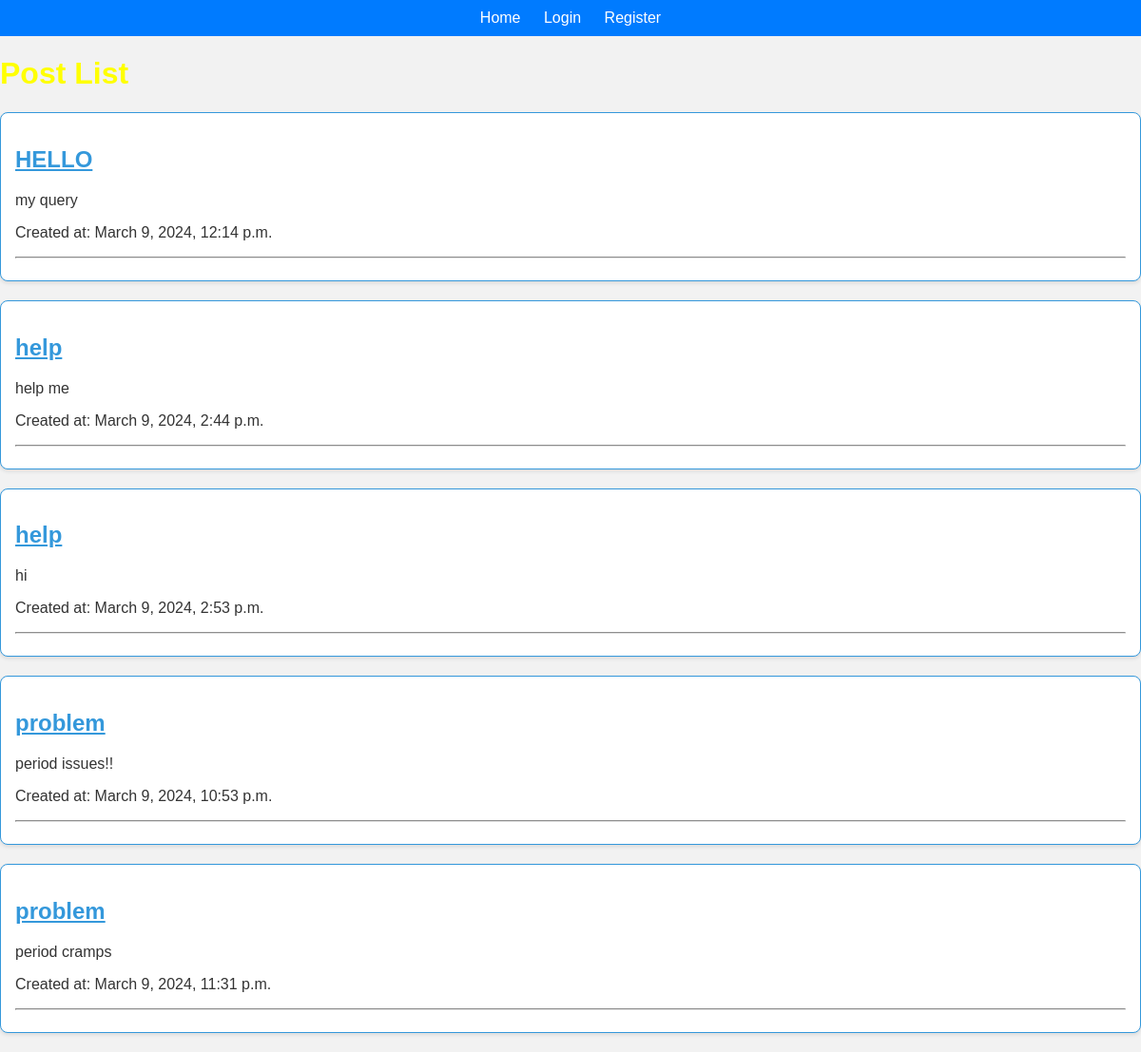
Page /post_list on the committed database.
### adol_app/models.py (models this page shows)
class Post(models.Model):
    title = models.CharField(max_length=255)
    content = models.TextField()
    author = models.ForeignKey(User, on_delete=models.CASCADE)
    created_at = models.DateTimeField(auto_now_add=True)

### adol_app/views.py (the view)
# urls.py: path('post_list', PostListView.as_view(), name='post_list'),
class PostListView(ListView):
    model = Post
    template_name = 'adol_app/post_list.html'

### adol_app/templates/adol_app/post_list.html (shortened to what this page needs)
{% extends 'adol_app/base.html' %}
{% block content %}
    <h1>Post List</h1>
    {% for post in object_list %}
        <div class="post-container">
            <h2><a href="{% url 'post_detail' pk=post.pk %}" style="color: #3498db;">{{ post.title }}</a></h2>
            <p style="color: #333;">{{ post.content }}</p>
            <p style="color: #333;">Created at: {{ post.created_at }}</p>
            <hr>
        </div>
    {% endfor %}
{% endblock %}

### adol_app/templates/adol_app/base.html (shortened to what this page needs)
<!DOCTYPE html>
<html>
<head>
</head>
<body>
    <nav>
        <a href="{% url 'Home' %}">Home</a>
        {% if user.is_authenticated %}
            <a href="{% url 'logout_user' %}">Logout</a>
            <a href="{% url 'solve_problem' %}">Adol_Line</a>
            <a href="{% url 'task_list'%}">Adol_Fun</a>
            <a href="{% url 'Contact' %}">Contact Us</a>
        {% else %}
            <a href="{% url 'login_user' %}">Login</a>
            <a href="{% url 'register_user' %}">Register</a>
        {% endif %}
    </nav>
    {% block content %}
    {% endblock %}
</body>
</html>

### adol_app/templates/adol_app/base.html (style rules this page uses)
body { font-family: 'Arial', sans-serif; background-color: #f2f2f2; color: #333; margin: 0; padding: 0; }
nav { background-color: #007bff; padding: 10px; text-align: center; }
nav a { color: white; margin: 0 10px; text-decoration: none; }

### adol_app/templates/adol_app/post_list.html (style rules this page uses)
.post-container { background-color: #ffffff; border: 1px solid #3498db; border-radius: 8px; padding: 15px; margin-bottom: 20px; box-shadow: 0 2px 4px rgba(0, 0, 0, 0.1); }
h1 { color: yellow; }
h2 { color: #3498db; }
p { color: #333; }
hr { border-color: #e1e1e1; }

### rows in the picture
Post: title "HELLO", content "my query", created_at "March 9, 2024, 12:14 p.m."
Post: title "help", content "help me", created_at "March 9, 2024, 2:44 p.m."
Post: title "help", content "hi", created_at "March 9, 2024, 2:53 p.m."
Post: title "problem", content "period issues!!", created_at "March 9, 2024, 10:53 p.m."
Post: title "problem", content "period cramps", created_at "March 9, 2024, 11:31 p.m."
